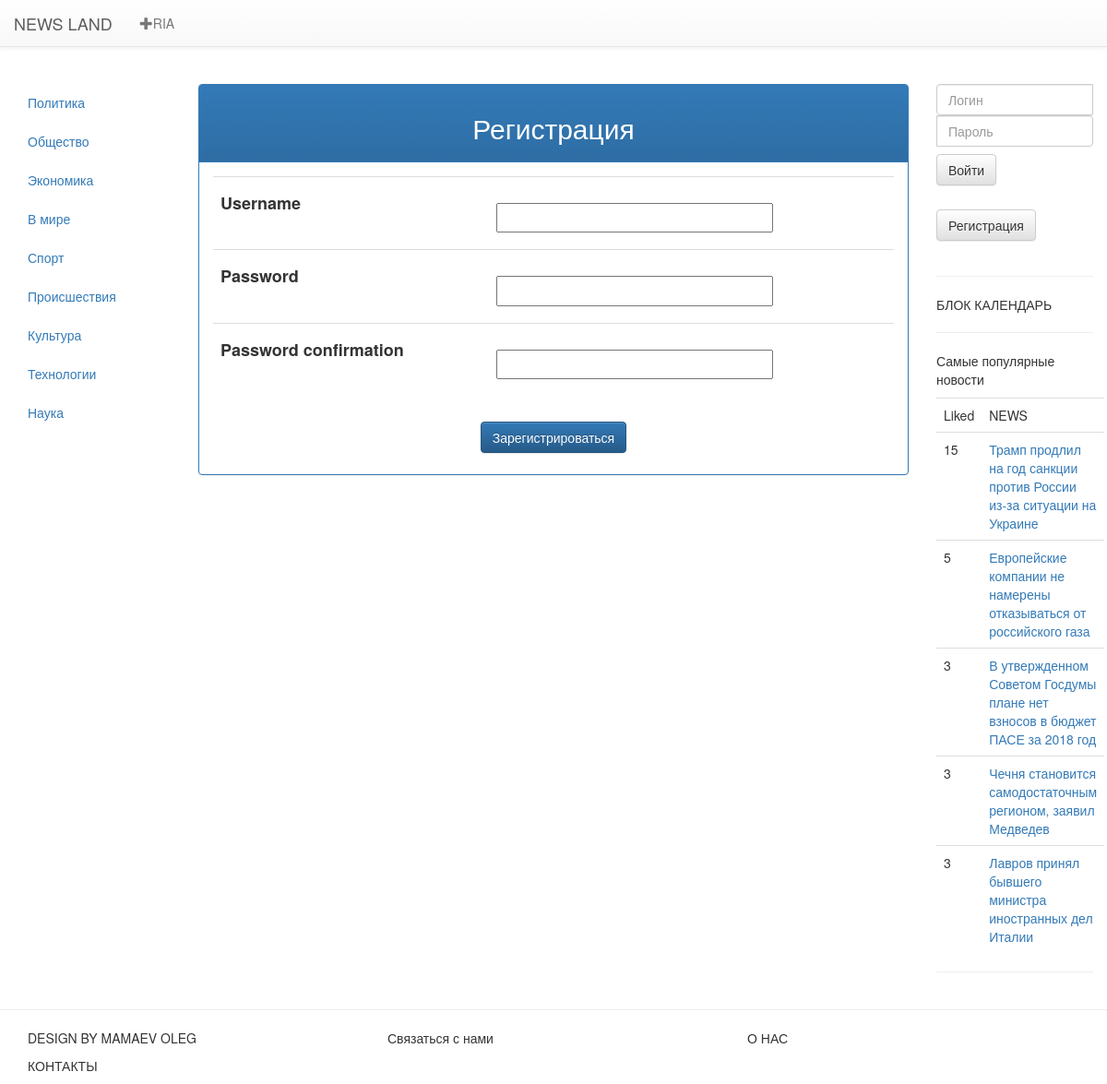
Screenshot of /register/ with the database file from the repository.
### news/models.py (models this page shows, shortened)
class Newsbase(models.Model):
    class Meta:
        verbose_name = 'Новость'
        verbose_name_plural = 'Новости'
    authors = (
        ('Mamaev_Oleg','Мамаев Олег'),
        ('Maksimova_Marina','Максимова Марина'),
        ('Doncova_Dariya','Донцова Дарья'),
    )
    category = (
        ('policy', 'Политика'),
        ('society', 'Общество'),
        ('economy', 'Экономика'),
        ('world', 'В мире'),
        ('sport', 'Спорт'),
        ('incedent', 'Происшествия'),
        ('culture', 'Культура'),
        ('tech', 'Технологии'),
        ('science', 'Наука'),
    )
    news_title = models.CharField(max_length=250,verbose_name='Заголовок',unique=True)
    news_date = models.DateTimeField(auto_now_add=True,verbose_name='Дата и время публикации')
    news_text = models.TextField(verbose_name='Текст статьи',unique=True)
    news_liked = models.IntegerField(default=0,verbose_name='Like')
    news_category = models.CharField(max_length=20,choices=category,verbose_name='Категория')
    news_authors = models.CharField(max_length=30,choices=authors, verbose_name='Автор' )
    news_views = models.IntegerField(default=0,verbose_name='Просмотров')
    news_pic1 = models.ImageField(upload_to='news/pic/%Y/%m/%d',verbose_name='Изображение1')
    news_pic2 = models.ImageField(upload_to='news/pic/%Y/%m/%d',verbose_name='Изображение2',blank=True)
    news_pic3 = models.ImageField(upload_to='news/pic/%Y/%m/%d',verbose_name='Изображение3',blank=True)
    news_pic4 = models.ImageField(upload_to='news/pic/%Y/%m/%d',verbose_name='Изображение4',blank=True)
    news_pic5 = models.ImageField(upload_to='news/pic/%Y/%m/%d',verbose_name='Изображение5',blank=True)

### news/views.py (the view, shortened to what this page needs)
# urls.py: re_path('^register/$',                  views.RegisterView.as_view(),           name='register'),
class RegisterView(TemplateView,category_list,UserCreationForm):
    form = None
    template_name = 'registration/register.html'
    def get(self,request,*args,**kwargs):
        self.form = UserCreationForm
        return super(RegisterView,self).get(request,*args,**kwargs)
    def get_context_data(self, **kwargs):
        context = super(RegisterView,self).get_context_data(**kwargs)
        context['form'] = self.form
        return context

### news/forms.py
class LoginForm(forms.Form):
    username = forms.CharField(label='Логин')
    password = forms.CharField(widget=forms.PasswordInput, label='Пароль')

### news/views.py (called while the page is built)
    def get_context_data(self, **kwargs):
        context = super(category_list,self).get_context_data(**kwargs)
        context['category'] = Newsbase.category
        context['authors'] = Newsbase.authors
        context['login_form'] = LoginForm()
        context['top5'] = Newsbase.objects.order_by('-news_liked')[0:5]
        return context

### news/templates/registration/register.html (shortened to what this page needs)
{% extends 'base/main.html' %}
{% load static %}
{% block category %}
    {% if  category  %}
        {% for cat in category %}
        <li><a href="/{{cat.0}}"> {{cat.1}}</a></li>
        {% endfor %}
    {% else %}
        <p> Категории отсутсвуют</p>
    {% endif %}
{% endblock%}
{% block text %}
<center>
     <div class="panel panel-primary">
        <div class="panel-heading">
            <h1 class="panel-title"><h2>Регистрация</h2></h1>
        </div>
        <div class="panel-body">
            <form action="" method="post">
                <table class="table">
                {% for field in form %}
                    <tr>
                        <td><h4><b>{{ field.label }}</b></h4> </td>
                        <td><p><h3>{{ field }}</h3></p>
                                <p>{{ field.errors }}</p></td>
                    </tr>
                {% endfor %}
                </table>
                <button type="submit" class="btn btn-primary navbar-btn" >Зарегистрироваться</button>
            </form>
                    </div>
    </div>
</center>
{% endblock %}

### news/templates/base/top5.html
{% if  top5  %}
    <table class="table">
        <p>
            Самые популярные новости
        </p>
        <tr>
            <td>Liked</td>
            <td>NEWS</td>
        </tr>
        {% for news in top5 %}
        <tr>
            <td>{{ news.news_liked }}</td>
            <td><a href="{% url 'post' %}?post={{news.id}}">{{ news.news_title }}</a></td>
        </tr>
        {% endfor %}
    </table>
{% endif %}

### rows the page displays
Newsbase: news_liked "15", news_title "Трамп продлил на год санкции против России из-за ситуации на Украине"
Newsbase: news_liked "5", news_title "Европейские компании не намерены отказываться от российского газа"
Newsbase: news_liked "3", news_title "В утвержденном Советом Госдумы плане нет взносов в бюджет ПАСЕ за 2018 год"
Newsbase: news_liked "3", news_title "Чечня становится самодостаточным регионом, заявил Медведев"
Newsbase: news_liked "3", news_title "Лавров принял бывшего министра иностранных дел Италии"

### other values shown
{{ cat.1 }} "Политика" "Общество" "Экономика" "В мире" "Спорт" "Происшествия" "Культура" "Технологии" "Наука"
{{ field.label }} "Username" "Password" "Password confirmation"
